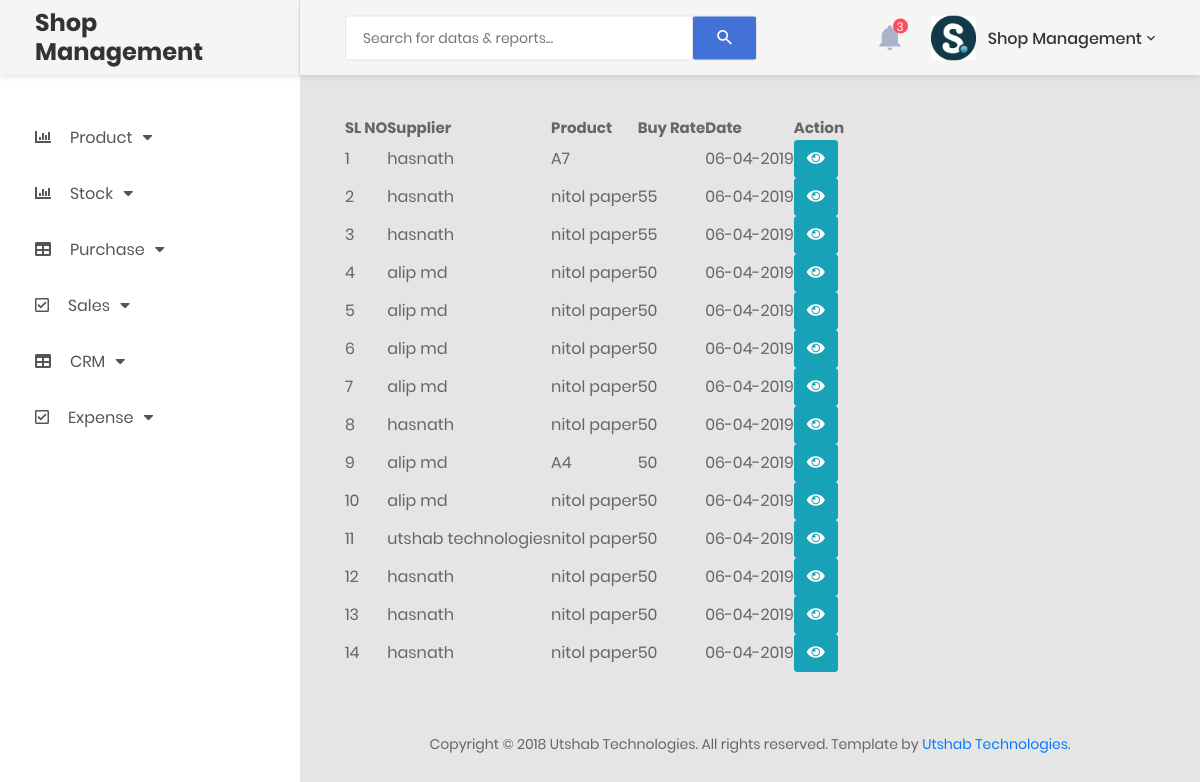
/purchase_report.php (signed in), run on the app's committed database.
### tables this page shows
CREATE TABLE `purchase` (
  `id` int(11) NOT NULL,
  `supplier_name` text NOT NULL,
  `order_date` date NOT NULL,
  `product_name` varchar(30) NOT NULL,
  `qty` text NOT NULL,
  `unit_type` varchar(50) NOT NULL,
  `buy_price` text NOT NULL
);

### purchase_report.php (the view, shortened to what this page needs)
<?php
include 'include/header.php' ;
require_once('include/db_connect.php');
$user_id=$_SESSION['user_id'];
?>
            <div class="main-content">
                <div class="section__content section__content--p30">
                    <div class="container-fluid">
                                <div class="container col-md-12">
                                    <div class="row table-responsive m-b-40">
                                        <table id="example" class="display" >
                                            <thead>
                                                    <tr>
                                                        <th >SL NO</th>
                                                        <th>Supplier</th>
                                                        <th>Product</th>
                                                        <th>Buy Rate</th>
                                                        <th>Date</th>
                                                        <?php
                                                        if($user_id == 0){
                                                            echo ' <th colspan="3"> Action</th>';
                                                        }else{
                                                            echo ' <th > Action</th>';
                                                        }
                                                        ?>
                                                    </tr>
                                                </thead>
                                                <?php
                                                        $counter=0;
                                                        $query="select * from purchase order by id DESC";
                                                        $query_run=mysqli_query($connect, $query);
                                                        while($row=mysqli_fetch_array($query_run)){
                                                            $counter++;
                                                        ?>
                                                    <tr>
                                                        <td ><?php echo $counter; ?></td>
                                                        <td><?php echo $row['supplier_name']; ?></td>
                                                        <td><?php echo $row['product_name']; ?></td>
                                                        <td><?php echo $row['buy_price']; ?></td>
                                                        <td ><?php echo date("d-m-Y", strtotime($row['order_date']));?></td>
                                                        <?php
                                                        if($user_id == 0){
                                                            echo '<td><a href="inc.process/view_purchase_details.php?id='.$row['id'].'"><button type="button" class="btn btn-info"><i class="fas fa-eye"></i></button></a></td>';
                                                            echo '<td><a href="inc.process/edit_purchase_report_process.php?id='.$row['id'].'"><button type="button" class="btn btn-success"><i class="fas fa-edit"></i></button></a></td>';
                                                            echo '<td><a href="inc.process/delete_purchase_report.php?id='.$row['id'].'"><button type="button" class="btn btn-danger"><i class="fas fa-trash-alt"></i></button></a></td>';
                                                        }else{
                                                            echo '<td><a href="inc.process/view_purchase_details.php?id='.$row['id'].'"><button type="button" class="btn btn-info"><i class="fas fa-eye"></i></button></a></td>';
                                                        }
                                                        ?>
                                                    <?php
                                                    } ?>
                                                    </tr>
                                            </table>
                                    </div>
                                </div>
                        <div class="row">
                            <div class="col-md-12">
                                <div class="copyright">
                                    <p>Copyright © 2018 Utshab Technologies. All rights reserved. Template by <a href="https://colorlib.com">Utshab Technologies</a>.</p>
                                </div>
                            </div>
                        </div>
                    </div>
                </div>
            </div>
        </div>
    </div>
    <?php require 'include/footer.php' ?>

### include/header.php (shortened to what this page needs)
<!DOCTYPE html>
<html lang="en">
<head>
    <link href="css/font-face.css" rel="stylesheet" media="all">
    <link href="vendor/font-awesome-4.7/css/font-awesome.min.css" rel="stylesheet" media="all">
    <link href="vendor/font-awesome-5/css/fontawesome-all.min.css" rel="stylesheet" media="all">
    <link href="vendor/mdi-font/css/material-design-iconic-font.min.css" rel="stylesheet" media="all">
    <link href="vendor/bootstrap-4.1/bootstrap.min.css" rel="stylesheet" media="all">
    <link rel="stylesheet" type="text/css" href="https://cdn.datatables.net/v/dt/dt-1.10.18/datatables.min.css"/>
    <link href="vendor/bootstrap-progressbar/bootstrap-progressbar-3.3.4.min.css" rel="stylesheet" media="all">
    <link href="vendor/wow/animate.css" rel="stylesheet" media="all">
    <link href="vendor/css-hamburgers/hamburgers.min.css" rel="stylesheet" media="all">
    <link href="vendor/slick/slick.css" rel="stylesheet" media="all">
    <link href="vendor/select2/select2.min.css" rel="stylesheet" media="all">
    <link href="vendor/perfect-scrollbar/perfect-scrollbar.css" rel="stylesheet" media="all">
    <link href="css/theme.css" rel="stylesheet" media="all">
</head>
<body class="">
    <div class="page-wrapper">
        <aside class="menu-sidebar d-none d-lg-block">
            <div class="logo">
                <a href="index.php">
                    <h3>Shop Management</h3>
                </a>
            </div>
            <div class="menu-sidebar__content js-scrollbar1">
                <nav class="navbar-sidebar">
                    <ul class="list-unstyled navbar__list">
                        <li class="has-sub">
                            <a class="js-arrow" href="#">
                                <i class="fas fa-chart-bar"></i>Product<i class="fas fa-caret-down caret"></i></a>
                        </li>
                        <li class="has-sub">
                            <a class="js-arrow" href="#">
                                <i class="fas fa-chart-bar"></i>Stock<i class="fas fa-caret-down caret"></i></a>
                        </li>
                        <li class="has-sub">
                            <a class="js-arrow" href="#">
                                <i class="fas fa-table"></i>Purchase<i class="fas fa-caret-down caret"></i></a>
                        </li>
                        <li class="has-sub">
                            <a class="js-arrow" href="#">
                                <i class="far fa-check-square"></i>Sales<i class="fas fa-caret-down caret"></i></a>
                        </li>
                        <li class="has-sub">
                            <a class="js-arrow" href="#">
                                <i class="fas fa-table"></i>CRM<i class="fas fa-caret-down caret"></i></a>
                        </li>
                        <li class="has-sub">
                            <a class="js-arrow" href="#">
                                <i class="far fa-check-square"></i>Expense<i class="fas fa-caret-down caret"></i></a>
                        </li>
                    </ul>
                </nav>
            </div>
        </aside>
        <div class="page-container">
            <header class="header-desktop">
                <div class="section__content section__content--p30">
                    <div class="container-fluid">
                        <div class="header-wrap">
                            <form class="form-header" action="" method="POST">
                                <input class="au-input au-input--xl" type="text" name="search" placeholder="Search for datas &amp; reports..." />
                                <button class="au-btn--submit" type="submit">
                                    <i class="zmdi zmdi-search"></i>
                                </button>
                            </form>
                            <div class="header-button">
                                <div class="noti-wrap">
                                    <div class="noti__item js-item-menu">
                                        <i class="zmdi zmdi-notifications"></i>
                                        <span class="quantity">3</span>
                                    </div>
                                </div>
                                <div class="account-wrap">
                                    <div class="account-item clearfix js-item-menu">
                                        <div class="image">
                                            <img src="images/icon/download.png" alt="Sharif Stationary" />
                                        </div>
                                        <div class="content">
                                            <a class="js-acc-btn" href="#">Shop Management</a>
                                        </div>
                                    </div>
                                </div>
                            </div>
                        </div>
                    </div>
                </div>
            </header>

### include/footer.php (shortened to what this page needs)
</body>
</html>

### purchase_report.php (style rules this page uses)
th { font-size: 15px; }

### data on the page
purchase: supplier_name "hasnath", product_name "A7", order_date "06-04-2019"
purchase: supplier_name "hasnath", product_name "nitol paper", buy_price "55", order_date "06-04-2019"
purchase: supplier_name "hasnath", product_name "nitol paper", buy_price "55", order_date "06-04-2019"
purchase: supplier_name "alip md", product_name "nitol paper", buy_price "50", order_date "06-04-2019"
purchase: supplier_name "alip md", product_name "nitol paper", buy_price "50", order_date "06-04-2019"
purchase: supplier_name "alip md", product_name "nitol paper", buy_price "50", order_date "06-04-2019"
purchase: supplier_name "alip md", product_name "nitol paper", buy_price "50", order_date "06-04-2019"
purchase: supplier_name "hasnath", product_name "nitol paper", buy_price "50", order_date "06-04-2019"
purchase: supplier_name "alip md", product_name "A4", buy_price "50", order_date "06-04-2019"
purchase: supplier_name "alip md", product_name "nitol paper", buy_price "50", order_date "06-04-2019"
purchase: supplier_name "utshab technologies", product_name "nitol paper", buy_price "50", order_date "06-04-2019"
purchase: supplier_name "hasnath", product_name "nitol paper", buy_price "50", order_date "06-04-2019"
purchase: supplier_name "hasnath", product_name "nitol paper", buy_price "50", order_date "06-04-2019"
purchase: supplier_name "hasnath", product_name "nitol paper", buy_price "50", order_date "06-04-2019"
